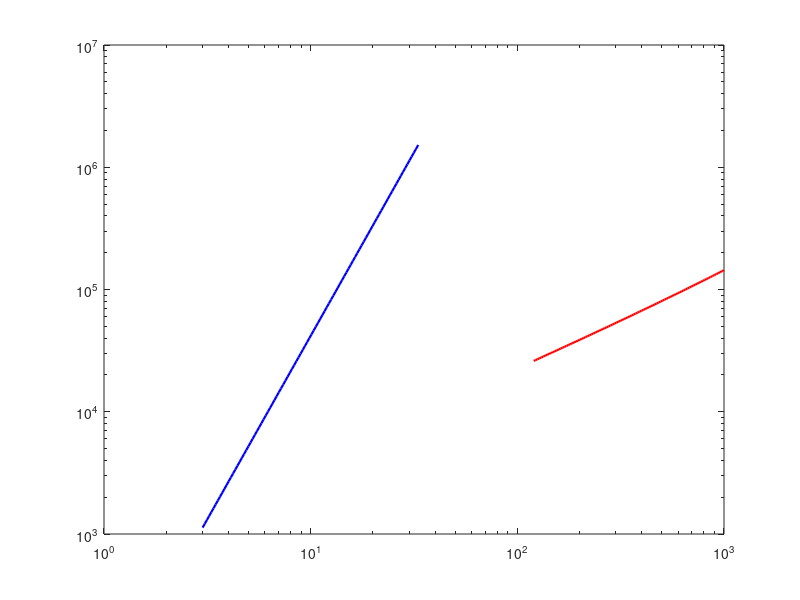

Write MATLAB code to recreate this figure. (Note: this script raises an error after producing the figure.)
% Week 6 - Topic 2: Boiling Heat Transfer - Rohsenow, CHF, Film Boiling
% Nucleate: q = mu_L*h_fg*sqrt(g*(rhoL-rhov)/sigma)*[cpL*dT/(Csf*h_fg*Pr^1.7)]^3
% CHF:      q_crit = 0.18*h_fg*rho_v*[g*sigma*(rhoL-rhov)/rho_v^2]^(1/4)
% Film:     h = 0.62*[k_v^3*g*(rhoL-rhov)*(h_fg+0.4*cpL*dT)/(D0*nu_v*dT)]^(1/4)

function week6_topic2_boiling
    close all; clc
    % saturated water / vapor at 1 atm
    g = 9.81; rhoL = 957.9; rhov = 0.596;
    muL = 2.79e-4; cpL = 4217; PrL = 1.76;
    hfg = 2.257e6; sigma = 0.0589;
    kv = 0.025; nuv = 2.0e-5;
    Csf = 0.013;      % water / platinum (or copper)

    qnb = @(dT) muL*hfg*sqrt(g*(rhoL-rhov)/sigma) .* ...
                (cpL*dT/(Csf*hfg*PrL^1.7)).^3;
    qc  = 0.18*hfg*rhov*(g*sigma*(rhoL-rhov)/rhov^2)^0.25;
    hfb = @(dT, D0) 0.62*(kv^3*g*(rhoL-rhov).*(hfg+0.4*cpL*dT) ./ ...
                          (D0*nuv*dT)).^0.25;

    fprintf('Rohsenow nucleate boiling (water/platinum, Csf = 0.013):\n');
    for dT = [5 10 15 20 25]
        fprintf('  dT = %3d K: q = %9.1f kW/m^2\n', dT, qnb(dT)/1e3);
    end
    fprintf('CHF: q_crit = %.2f MW/m^2, reached near dT ~ %.0f K\n', ...
            qc/1e6, (qc/qnb(1))^(1/3));

    % --- build the boiling curve (nucleate branch + film branch) ---
    dT1 = logspace(log10(3), log10((qc/qnb(1))^(1/3)), 100);  % nucleate up to CHF
    dT2 = logspace(log10(120), 3, 100);                       % film from Leidenfrost
    q1 = qnb(dT1);
    q2 = hfb(dT2, 0.01).*dT2;

    figure(1);
    loglog(dT1, q1, 'b-', 'LineWidth', 1.6); hold on
    loglog(dT2, q2, 'r-', 'LineWidth', 1.6);
    yline(qc, 'k--');
    xlabel('\DeltaT_e = T_w - T_{sat} [K]'); ylabel('q [W/m^2]');
    legend('nucleate (Rohsenow)', 'film boiling', 'CHF', 'Location', 'southeast');
    title('Boiling curve: nucleate branch, burn-out, film branch');
    grid on

    fprintf('\nFilm boiling around a 10 mm tube:\n');
    for dT = [200 500 1000]
        fprintf('  dT = %4d K: h = %7.1f W/m^2K, q = %8.1f kW/m^2\n', ...
                dT, hfb(dT, 0.01), hfb(dT, 0.01)*dT/1e3);
    end

    % radiation correction h = hr + hc*(hc/h)^(1/3)
    hc = hfb(500, 0.01); hr = 40; h = hc + hr;
    for it = 1:200
        hn = hr + hc*(hc/h)^(1/3);
        if abs(hn - h) < 1e-10, break; end
        h = hn;
    end
    fprintf('Radiation correction (dT = 500, h_r = 40): h_c = %.1f -> h = %.1f\n', hc, h);
end
